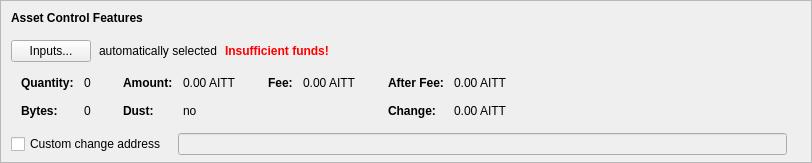
      <widget class="QFrame" name="frameAssetControl">
       <property name="sizePolicy">
        <sizepolicy hsizetype="Expanding" vsizetype="Fixed">
         <horstretch>0</horstretch>
         <verstretch>0</verstretch>
        </sizepolicy>
       </property>
       <property name="maximumSize">
        <size>
         <width>16777215</width>
         <height>16777215</height>
        </size>
       </property>
       <property name="frameShape">
        <enum>QFrame::StyledPanel</enum>
       </property>
       <property name="frameShadow">
        <enum>QFrame::Sunken</enum>
       </property>
       <layout class="QVBoxLayout" name="verticalLayoutAssetControl2">
        <property name="spacing">
         <number>0</number>
        </property>
        <property name="leftMargin">
         <number>0</number>
        </property>
        <property name="topMargin">
         <number>0</number>
        </property>
        <property name="rightMargin">
         <number>0</number>
        </property>
        <property name="bottomMargin">
         <number>6</number>
        </property>
        <item>
         <layout class="QVBoxLayout" name="verticalLayoutAssetControl" stretch="0,0,0,0,1">
          <property name="spacing">
           <number>0</number>
          </property>
          <property name="leftMargin">
           <number>10</number>
          </property>
          <property name="topMargin">
           <number>10</number>
          </property>
          <item>
           <layout class="QHBoxLayout" name="horizontalLayoutAssetControl1">
            <property name="bottomMargin">
             <number>15</number>
            </property>
            <item>
             <widget class="QLabel" name="labelAssetControlFeatures">
              <property name="sizePolicy">
               <sizepolicy hsizetype="Preferred" vsizetype="Maximum">
                <horstretch>0</horstretch>
                <verstretch>0</verstretch>
               </sizepolicy>
              </property>
              <property name="font">
               <font>
                <weight>75</weight>
                <bold>true</bold>
               </font>
              </property>
              <property name="styleSheet">
               <string notr="true">font-weight:bold;</string>
              </property>
              <property name="text">
               <string>Asset Control Features</string>
              </property>
             </widget>
            </item>
           </layout>
          </item>
          <item>
           <layout class="QHBoxLayout" name="horizontalLayoutAssetControl2" stretch="0,0,0,0">
            <property name="spacing">
             <number>8</number>
            </property>
            <property name="bottomMargin">
             <number>10</number>
            </property>
            <item>
             <widget class="QPushButton" name="pushButtonAssetControl">
              <property name="styleSheet">
               <string notr="true"/>
              </property>
              <property name="text">
               <string>Inputs...</string>
              </property>
              <property name="autoDefault">
               <bool>false</bool>
              </property>
             </widget>
            </item>
            <item>
             <widget class="QLabel" name="labelAssetControlAutomaticallySelected">
              <property name="text">
               <string>automatically selected</string>
              </property>
              <property name="margin">
               <number>5</number>
              </property>
             </widget>
            </item>
            <item>
             <widget class="QLabel" name="labelAssetControlInsuffFunds">
              <property name="font">
               <font>
                <weight>75</weight>
                <bold>true</bold>
               </font>
              </property>
              <property name="styleSheet">
               <string notr="true">color:red;font-weight:bold;</string>
              </property>
              <property name="text">
               <string>Insufficient funds!</string>
              </property>
              <property name="margin">
               <number>5</number>
              </property>
             </widget>
            </item>
            <item>
             <spacer name="horizontalSpacerAssetControl">
              <property name="orientation">
               <enum>Qt::Horizontal</enum>
              </property>
              <property name="sizeHint" stdset="0">
               <size>
                <width>40</width>
                <height>1</height>
               </size>
              </property>
             </spacer>
            </item>
           </layout>
          </item>
          <item>
           <widget class="QWidget" name="widgetAssetControl" native="true">
            <property name="sizePolicy">
             <sizepolicy hsizetype="Preferred" vsizetype="Preferred">
              <horstretch>0</horstretch>
              <verstretch>0</verstretch>
             </sizepolicy>
            </property>
            <property name="minimumSize">
             <size>
              <width>0</width>
              <height>0</height>
             </size>
            </property>
            <property name="styleSheet">
             <string notr="true"/>
            </property>
            <layout class="QHBoxLayout" name="horizontalLayoutAssetControl5">
             <property name="leftMargin">
              <number>0</number>
             </property>
             <property name="topMargin">
              <number>0</number>
             </property>
             <property name="rightMargin">
              <number>0</number>
             </property>
             <property name="bottomMargin">
              <number>0</number>
             </property>
             <item>
              <layout class="QHBoxLayout" name="horizontalLayoutAssetControl3" stretch="0,0,0,1">
               <property name="spacing">
                <number>20</number>
               </property>
               <property name="topMargin">
                <number>0</number>
               </property>
               <property name="bottomMargin">
                <number>10</number>
               </property>
               <item>
                <layout class="QFormLayout" name="formLayoutAssetControl1">
                 <property name="horizontalSpacing">
                  <number>10</number>
                 </property>
                 <property name="verticalSpacing">
                  <number>14</number>
                 </property>
                 <property name="leftMargin">
                  <number>10</number>
                 </property>
                 <property name="topMargin">
                  <number>4</number>
                 </property>
                 <property name="rightMargin">
                  <number>6</number>
                 </property>
                 <item row="0" column="0">
                  <widget class="QLabel" name="labelAssetControlQuantityText">
                   <property name="font">
                    <font>
                     <weight>75</weight>
                     <bold>true</bold>
                    </font>
                   </property>
                   <property name="text">
                    <string>Quantity:</string>
                   </property>
                   <property name="margin">
                    <number>0</number>
                   </property>
                  </widget>
                 </item>
                 <item row="0" column="1">
                  <widget class="QLabel" name="labelAssetControlQuantity">
                   <property name="cursor">
                    <cursorShape>IBeamCursor</cursorShape>
                   </property>
                   <property name="contextMenuPolicy">
                    <enum>Qt::ActionsContextMenu</enum>
                   </property>
                   <property name="text">
                    <string notr="true">0</string>
                   </property>
                   <property name="margin">
                    <number>0</number>
                   </property>
                   <property name="textInteractionFlags">
                    <set>Qt::LinksAccessibleByMouse|Qt::TextSelectableByKeyboard|Qt::TextSelectableByMouse</set>
                   </property>
                  </widget>
                 </item>
                 <item row="1" column="0">
                  <widget class="QLabel" name="labelAssetControlBytesText">
                   <property name="font">
                    <font>
                     <weight>75</weight>
                     <bold>true</bold>
                    </font>
                   </property>
                   <property name="text">
                    <string>Bytes:</string>
                   </property>
                  </widget>
                 </item>
                 <item row="1" column="1">
                  <widget class="QLabel" name="labelAssetControlBytes">
                   <property name="cursor">
                    <cursorShape>IBeamCursor</cursorShape>
                   </property>
                   <property name="contextMenuPolicy">
                    <enum>Qt::ActionsContextMenu</enum>
                   </property>
                   <property name="text">
                    <string notr="true">0</string>
                   </property>
                   <property name="textInteractionFlags">
                    <set>Qt::LinksAccessibleByMouse|Qt::TextSelectableByKeyboard|Qt::TextSelectableByMouse</set>
                   </property>
                  </widget>
                 </item>
                </layout>
               </item>
               <item>
                <layout class="QFormLayout" name="formLayoutAssetControl2">
                 <property name="horizontalSpacing">
                  <number>10</number>
                 </property>
                 <property name="verticalSpacing">
                  <number>14</number>
                 </property>
                 <property name="leftMargin">
                  <number>6</number>
                 </property>
                 <property name="topMargin">
                  <number>4</number>
                 </property>
                 <property name="rightMargin">
                  <number>6</number>
                 </property>
                 <item row="0" column="0">
                  <widget class="QLabel" name="labelAssetControlAmountText">
                   <property name="font">
                    <font>
                     <weight>75</weight>
                     <bold>true</bold>
                    </font>
                   </property>
                   <property name="text">
                    <string>Amount:</string>
                   </property>
                   <property name="margin">
                    <number>0</number>
                   </property>
                  </widget>
                 </item>
                 <item row="0" column="1">
                  <widget class="QLabel" name="labelAssetControlAmount">
                   <property name="cursor">
                    <cursorShape>IBeamCursor</cursorShape>
                   </property>
                   <property name="contextMenuPolicy">
                    <enum>Qt::ActionsContextMenu</enum>
                   </property>
                   <property name="text">
                    <string notr="true">0.00 AITT</string>
                   </property>
                   <property name="textInteractionFlags">
                    <set>Qt::LinksAccessibleByMouse|Qt::TextSelectableByKeyboard|Qt::TextSelectableByMouse</set>
                   </property>
                  </widget>
                 </item>
                 <item row="1" column="0">
                  <widget class="QLabel" name="labelAssetControlLowOutputText">
                   <property name="font">
                    <font>
                     <weight>75</weight>
                     <bold>true</bold>
                    </font>
                   </property>
                   <property name="text">
                    <string>Dust:</string>
                   </property>
                  </widget>
                 </item>
                 <item row="1" column="1">
                  <widget class="QLabel" name="labelAssetControlLowOutput">
                   <property name="cursor">
                    <cursorShape>IBeamCursor</cursorShape>
                   </property>
                   <property name="contextMenuPolicy">
                    <enum>Qt::ActionsContextMenu</enum>
                   </property>
                   <property name="text">
                    <string notr="true">no</string>
                   </property>
                   <property name="textInteractionFlags">
                    <set>Qt::LinksAccessibleByMouse|Qt::TextSelectableByKeyboard|Qt::TextSelectableByMouse</set>
                   </property>
                  </widget>
                 </item>
                </layout>
               </item>
               <item>
                <layout class="QFormLayout" name="formLayoutAssetControl3">
                 <property name="horizontalSpacing">
                  <number>10</number>
                 </property>
                 <property name="verticalSpacing">
                  <number>14</number>
                 </property>
                 <property name="leftMargin">
                  <number>6</number>
                 </property>
                 <property name="topMargin">
                  <number>4</number>
                 </property>
                 <property name="rightMargin">
                  <number>6</number>
                 </property>
                 <item row="0" column="0">
                  <widget class="QLabel" name="labelAssetControlFeeText">
                   <property name="font">
                    <font>
                     <weight>75</weight>
                     <bold>true</bold>
                    </font>
                   </property>
                   <property name="text">
                    <string>Fee:</string>
                   </property>
                   <property name="margin">
                    <number>0</number>
                   </property>
                  </widget>
                 </item>
                 <item row="0" column="1">
                  <widget class="QLabel" name="labelAssetControlFee">
                   <property name="cursor">
                    <cursorShape>IBeamCursor</cursorShape>
                   </property>
                   <property name="contextMenuPolicy">
                    <enum>Qt::ActionsContextMenu</enum>
                   </property>
                   <property name="text">
                    <string notr="true">0.00 AITT</string>
                   </property>
                   <property name="textInteractionFlags">
                    <set>Qt::LinksAccessibleByMouse|Qt::TextSelectableByKeyboard|Qt::TextSelectableByMouse</set>
                   </property>
                  </widget>
                 </item>
                </layout>
               </item>
               <item>
                <layout class="QFormLayout" name="formLayoutAssetControl4">
                 <property name="horizontalSpacing">
                  <number>10</number>
                 </property>
                 <property name="verticalSpacing">
                  <number>14</number>
                 </property>
                 <property name="leftMargin">
                  <number>6</number>
                 </property>
                 <property name="topMargin">
                  <number>4</number>
                 </property>
                 <property name="rightMargin">
                  <number>6</number>
                 </property>
                 <item row="0" column="0">
                  <widget class="QLabel" name="labelAssetControlAfterFeeText">
                   <property name="font">
                    <font>
                     <weight>75</weight>
                     <bold>true</bold>
                    </font>
                   </property>
                   <property name="text">
                    <string>After Fee:</string>
                   </property>
                   <property name="margin">
                    <number>0</number>
                   </property>
                  </widget>
                 </item>
                 <item row="0" column="1">
                  <widget class="QLabel" name="labelAssetControlAfterFee">
                   <property name="cursor">
                    <cursorShape>IBeamCursor</cursorShape>
                   </property>
                   <property name="contextMenuPolicy">
                    <enum>Qt::ActionsContextMenu</enum>
                   </property>
                   <property name="text">
                    <string notr="true">0.00 AITT</string>
                   </property>
                   <property name="textInteractionFlags">
                    <set>Qt::LinksAccessibleByMouse|Qt::TextSelectableByKeyboard|Qt::TextSelectableByMouse</set>
                   </property>
                  </widget>
                 </item>
                 <item row="1" column="0">
                  <widget class="QLabel" name="labelAssetControlChangeText">
                   <property name="font">
                    <font>
                     <weight>75</weight>
                     <bold>true</bold>
                    </font>
                   </property>
                   <property name="text">
                    <string>Change:</string>
                   </property>
                  </widget>
                 </item>
                 <item row="1" column="1">
                  <widget class="QLabel" name="labelAssetControlChange">
                   <property name="cursor">
                    <cursorShape>IBeamCursor</cursorShape>
                   </property>
                   <property name="contextMenuPolicy">
                    <enum>Qt::ActionsContextMenu</enum>
                   </property>
                   <property name="text">
                    <string notr="true">0.00 AITT</string>
                   </property>
                   <property name="textInteractionFlags">
                    <set>Qt::LinksAccessibleByMouse|Qt::TextSelectableByKeyboard|Qt::TextSelectableByMouse</set>
                   </property>
                  </widget>
                 </item>
                </layout>
               </item>
              </layout>
             </item>
            </layout>
           </widget>
          </item>
          <item>
           <layout class="QHBoxLayout" name="horizontalLayoutAssetControl4" stretch="0,0,0">
            <property name="spacing">
             <number>12</number>
            </property>
            <property name="sizeConstraint">
             <enum>QLayout::SetDefaultConstraint</enum>
            </property>
            <property name="topMargin">
             <number>5</number>
            </property>
            <property name="rightMargin">
             <number>5</number>
            </property>
            <item>
             <widget class="QCheckBox" name="checkBoxAssetControlChange">
              <property name="toolTip">
               <string>If this is activated, but the change address is empty or invalid, change will be sent to a newly generated address.</string>
              </property>
              <property name="text">
               <string>Custom change address</string>
              </property>
             </widget>
            </item>
            <item>
             <widget class="QValidatedLineEdit" name="lineEditAssetControlChange">
              <property name="enabled">
               <bool>false</bool>
              </property>
              <property name="sizePolicy">
               <sizepolicy hsizetype="Expanding" vsizetype="Fixed">
                <horstretch>0</horstretch>
                <verstretch>0</verstretch>
               </sizepolicy>
              </property>
             </widget>
            </item>
            <item>
             <widget class="QLabel" name="labelAssetControlChangeLabel">
              <property name="sizePolicy">
               <sizepolicy hsizetype="Preferred" vsizetype="Expanding">
                <horstretch>0</horstretch>
                <verstretch>0</verstretch>
               </sizepolicy>
              </property>
              <property name="minimumSize">
               <size>
                <width>0</width>
                <height>0</height>
               </size>
              </property>
              <property name="text">
               <string/>
              </property>
              <property name="margin">
               <number>3</number>
              </property>
             </widget>
            </item>
           </layout>
          </item>
          <item>
           <spacer name="verticalSpacerAssetControl">
            <property name="orientation">
             <enum>Qt::Vertical</enum>
            </property>
            <property name="sizeHint" stdset="0">
             <size>
              <width>800</width>
              <height>1</height>
             </size>
            </property>
           </spacer>
          </item>
         </layout>
        </item>
       </layout>
      </widget>
